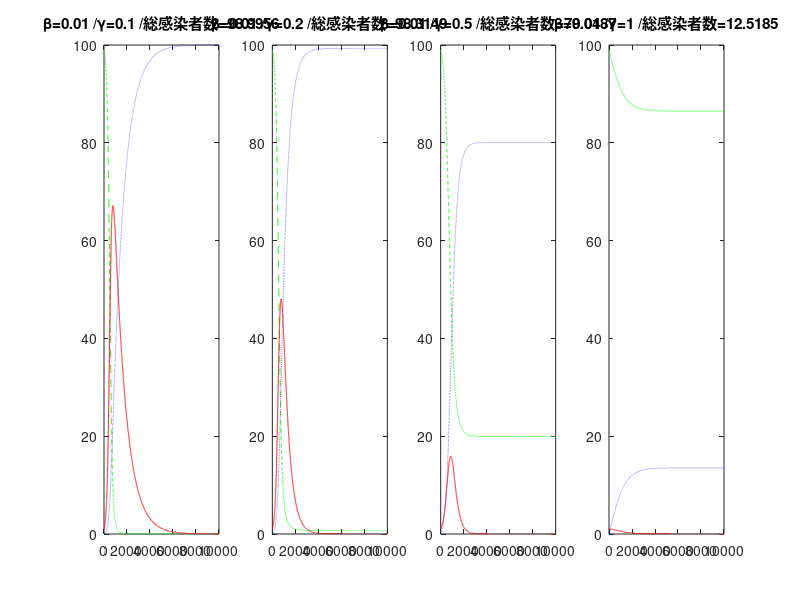

MATLAB code to generate this figure:
dt=0.01;Tmax=10000;
S=zeros(1,Tmax);S(1)=99;%未感染者
I=zeros(1,Tmax);I(1)=1;%感染者
R=zeros(1,Tmax);R(1)=0;%回復者
X=1:Tmax;
b=0.01;g=[0.1 0.2 0.5 1.0];     %gの値を要素数4のベクトルとして用意
figure('Position',[0 400 1000 250]);    %ウィンドウのサイズと位置は適宜調節して下さい
for J=1:4               %Jを1から4まで増加させる
    for T=1:Tmax-1      %g(J)として，Jの値に応じて異なるgの値を用いる
        S(T+1)=S(T)+dt*( -b*S(T)*I(T)           );
        I(T+1)=I(T)+dt*(  b*S(T)*I(T) -g(J)*I(T)   );
        R(T+1)=R(T)+dt*(               g(J)*I(T)   );
    end
    subplot(1,4,J);plot(X,S,'g--',X,I,'r',X,R,'b:');    %縦1行，横4列のタイルのJ番目にプロット
    title(strcat('β=',num2str(b),' /γ=',num2str(g(J)),' /総感染者数=',num2str(S(1)-S(Tmax)) ));
end     %8行目まで戻り，Jの値を増加して計算し直す
